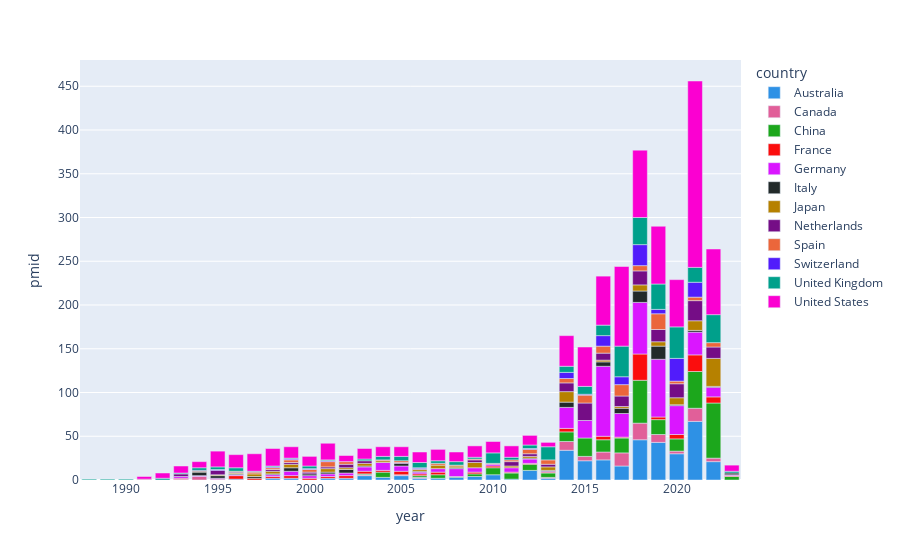

Notebook source saved alongside this figure:
### Markdown cell above
## Stacked bar chart - country proportions over the years

### Code cell
top_countries = list(pd_aff_counts[pd_aff_counts["precentage"]>0.02]["country"])

tmp_df = aff_pmid_df[aff_pmid_df["country"].isin(top_countries)].groupby(["country", "year"]).count().reset_index()
px.bar(tmp_df, x="year", y="pmid", color="country", color_discrete_sequence=px.colors.qualitative.Dark24)

### Figure 1 — Plotly figure (JSON) as saved in the notebook; plotly's stock layout.template omitted (floating-point values rounded to 4 significant figures)
{"data": [{"alignmentgroup": "True", "hovertemplate": "country=Australia<br>year=%{x}<br>pmid=%{y}<extra></extra>", "legendgroup": "Australia", "marker": {"color": "#2E91E5", "pattern": {"shape": ""}}, "name": "Australia", "offsetgroup": "Australia", "orientation": "v", "showlegend": true, "textposition": "auto", "type": "bar", "x": [1996, 1998, 1999, 2001, 2002, 2003, 2004, 2005, 2006, 2007, 2008, 2009, 2010, 2011, 2012, 2013, 2014, 2015, 2016, 2017, 2018, 2019, 2020, 2021, 2022], "xaxis": "x", "y": [1, 2, 2, 2, 2, 5, 3, 5, 2, 2, 3, 4, 6, 1, 11, 2, 34, 22, 23, 16, 46, 43, 30, 67, 21], "yaxis": "y"}, {"alignmentgroup": "True", "hovertemplate": "country=Canada<br>year=%{x}<br>pmid=%{y}<extra></extra>", "legendgroup": "Canada", "marker": {"color": "#E15F99", "pattern": {"shape": ""}}, "name": "Canada", "offsetgroup": "Canada", "orientation": "v", "showlegend": true, "textposition": "auto", "type": "bar", "x": [1991, 1993, 1994, 1995, 2003, 2005, 2006, 2013, 2014, 2015, 2016, 2017, 2018, 2019, 2020, 2021, 2022], "xaxis": "x", "y": [1, 1, 4, 1, 1, 1, 1, 1, 10, 5, 9, 15, 19, 9, 3, 15, 4], "yaxis": "y"}, {"alignmentgroup": "True", "hovertemplate": "country=China<br>year=%{x}<br>pmid=%{y}<extra></extra>", "legendgroup": "China", "marker": {"color": "#1CA71C", "pattern": {"shape": ""}}, "name": "China", "offsetgroup": "China", "orientation": "v", "showlegend": true, "textposition": "auto", "type": "bar", "x": [2003, 2004, 2006, 2007, 2008, 2009, 2010, 2011, 2012, 2013, 2014, 2015, 2016, 2017, 2018, 2019, 2020, 2021, 2022, 2023], "xaxis": "x", "y": [1, 6, 2, 4, 1, 3, 8, 7, 7, 5, 11, 21, 14, 17, 49, 17, 14, 42, 63, 4], "yaxis": "y"}, {"alignmentgroup": "True", "hovertemplate": "country=France<br>year=%{x}<br>pmid=%{y}<extra></extra>", "legendgroup": "France", "marker": {"color": "#FB0D0D", "pattern": {"shape": ""}}, "name": "France", "offsetgroup": "France", "orientation": "v", "showlegend": true, "textposition": "auto", "type": "bar", "x": [1993, 1996, 1997, 1998, 1999, 2000, 2001, 2002, 2003, 2004, 2005, 2006, 2007, 2009, 2010, 2011, 2012, 2013, 2014, 2016, 2017, 2018, 2019, 2020, 2021, 2022, 2023], "xaxis": "x", "y": [1, 4, 2, 2, 3, 2, 2, 3, 3, 2, 4, 2, 3, 2, 2, 1, 1, 1, 4, 4, 1, 30, 3, 5, 19, 7, 1], "yaxis": "y"}, {"alignmentgroup": "True", "hovertemplate": "country=Germany<br>year=%{x}<br>pmid=%{y}<extra></extra>", "legendgroup": "Germany", "marker": {"color": "#DA16FF", "pattern": {"shape": ""}}, "name": "Germany", "offsetgroup": "Germany", "orientation": "v", "showlegend": true, "textposition": "auto", "type": "bar", "x": [1993, 1994, 1995, 1996, 1998, 1999, 2000, 2001, 2002, 2003, 2004, 2005, 2006, 2007, 2008, 2009, 2010, 2011, 2012, 2013, 2014, 2015, 2016, 2017, 2018, 2019, 2020, 2021, 2022, 2023], "xaxis": "x", "y": [2, 1, 1, 1, 2, 5, 3, 3, 3, 5, 9, 6, 2, 4, 9, 5, 2, 5, 5, 1, 24, 20, 80, 27, 59, 66, 33, 26, 11, 1], "yaxis": "y"}, {"alignmentgroup": "True", "hovertemplate": "country=Italy<br>year=%{x}<br>pmid=%{y}<extra></extra>", "legendgroup": "Italy", "marker": {"color": "#222A2A", "pattern": {"shape": ""}}, "name": "Italy", "offsetgroup": "Italy", "orientation": "v", "showlegend": true, "textposition": "auto", "type": "bar", "x": [1994, 1995, 1996, 1997, 1998, 1999, 2000, 2001, 2002, 2003, 2005, 2006, 2008, 2012, 2013, 2014, 2016, 2017, 2018, 2019, 2020, 2021, 2022, 2023], "xaxis": "x", "y": [4, 3, 1, 2, 1, 4, 2, 2, 4, 1, 3, 1, 1, 1, 1, 6, 5, 6, 13, 15, 1, 2, 1, 2], "yaxis": "y"}, {"alignmentgroup": "True", "hovertemplate": "country=Japan<br>year=%{x}<br>pmid=%{y}<extra></extra>", "legendgroup": "Japan", "marker": {"color": "#B68100", "pattern": {"shape": ""}}, "name": "Japan", "offsetgroup": "Japan", "orientation": "v", "showlegend": true, "textposition": "auto", "type": "bar", "x": [1994, 1995, 1996, 1997, 1998, 1999, 2001, 2002, 2003, 2004, 2006, 2007, 2008, 2009, 2011, 2012, 2013, 2014, 2016, 2017, 2018, 2019, 2020, 2021, 2022], "xaxis": "x", "y": [1, 1, 1, 3, 3, 4, 4, 2, 3, 2, 2, 4, 2, 6, 2, 2, 4, 12, 2, 2, 7, 5, 8, 11, 32], "yaxis": "y"}, {"alignmentgroup": "True", "hovertemplate": "country=Netherlands<br>year=%{x}<br>pmid=%{y}<extra></extra>", "legendgroup": "Netherlands", "marker": {"color": "#750D86", "pattern": {"shape": ""}}, "name": "Netherlands", "offsetgroup": "Netherlands", "orientation": "v", "showlegend": true, "textposition": "auto", "type": "bar", "x": [1993, 1994, 1995, 1996, 1998, 1999, 2000, 2001, 2002, 2003, 2005, 2006, 2009, 2011, 2012, 2013, 2014, 2015, 2016, 2017, 2018, 2019, 2020, 2021, 2022], "xaxis": "x", "y": [3, 1, 5, 1, 2, 2, 2, 2, 4, 3, 1, 1, 3, 5, 3, 3, 10, 20, 8, 12, 16, 14, 16, 23, 13], "yaxis": "y"}, {"alignmentgroup": "True", "hovertemplate": "country=Spain<br>year=%{x}<br>pmid=%{y}<extra></extra>", "legendgroup": "Spain", "marker": {"color": "#EB663B", "pattern": {"shape": ""}}, "name": "Spain", "offsetgroup": "Spain", "orientation": "v", "showlegend": true, "textposition": "auto", "type": "bar", "x": [1996, 1997, 1998, 1999, 2000, 2001, 2002, 2004, 2005, 2007, 2008, 2009, 2010, 2011, 2012, 2013, 2014, 2015, 2016, 2017, 2018, 2019, 2020, 2021, 2022], "xaxis": "x", "y": [1, 2, 2, 3, 3, 6, 3, 1, 2, 2, 1, 1, 1, 2, 5, 5, 5, 9, 8, 13, 6, 18, 3, 4, 5], "yaxis": "y"}, {"alignmentgroup": "True", "hovertemplate": "country=Switzerland<br>year=%{x}<br>pmid=%{y}<extra></extra>", "legendgroup": "Switzerland", "marker": {"color": "#511CFB", "pattern": {"shape": ""}}, "name": "Switzerland", "offsetgroup": "Switzerland", "orientation": "v", "showlegend": true, "textposition": "auto", "type": "bar", "x": [1995, 1998, 1999, 2000, 2001, 2006, 2012, 2014, 2015, 2016, 2017, 2018, 2019, 2020, 2021], "xaxis": "x", "y": [1, 1, 1, 1, 1, 1, 1, 7, 1, 12, 9, 24, 5, 26, 17], "yaxis": "y"}, {"alignmentgroup": "True", "hovertemplate": "country=United Kingdom<br>year=%{x}<br>pmid=%{y}<extra></extra>", "legendgroup": "United Kingdom", "marker": {"color": "#00A08B", "pattern": {"shape": ""}}, "name": "United Kingdom", "offsetgroup": "United Kingdom", "orientation": "v", "showlegend": true, "textposition": "auto", "type": "bar", "x": [1988, 1989, 1990, 1992, 1993, 1994, 1995, 1996, 1997, 1998, 1999, 2000, 2001, 2003, 2004, 2005, 2006, 2007, 2008, 2009, 2010, 2011, 2012, 2013, 2014, 2015, 2016, 2017, 2018, 2019, 2020, 2021, 2022, 2023], "xaxis": "x", "y": [1, 1, 1, 2, 1, 3, 3, 4, 1, 1, 1, 3, 1, 2, 4, 5, 6, 3, 4, 2, 12, 3, 4, 15, 7, 9, 12, 35, 31, 29, 36, 17, 32, 2], "yaxis": "y"}, {"alignmentgroup": "True", "hovertemplate": "country=United States<br>year=%{x}<br>pmid=%{y}<extra></extra>", "legendgroup": "United States", "marker": {"color": "#FB00D1", "pattern": {"shape": ""}}, "name": "United States", "offsetgroup": "United States", "orientation": "v", "showlegend": true, "textposition": "auto", "type": "bar", "x": [1991, 1992, 1993, 1994, 1995, 1996, 1997, 1998, 1999, 2000, 2001, 2002, 2003, 2004, 2005, 2006, 2007, 2008, 2009, 2010, 2011, 2012, 2013, 2014, 2015, 2016, 2017, 2018, 2019, 2020, 2021, 2022, 2023], "xaxis": "x", "y": [3, 6, 8, 7, 18, 15, 20, 20, 13, 11, 19, 7, 12, 11, 11, 12, 13, 11, 13, 13, 13, 11, 5, 35, 45, 56, 91, 77, 66, 54, 213, 75, 7], "yaxis": "y"}], "layout": {"barmode": "relative", "legend": {"title": {"text": "country"}, "tracegroupgap": 0}, "margin": {"t": 60}, "xaxis": {"anchor": "y", "domain": [0, 1], "title": {"text": "year"}}, "yaxis": {"anchor": "x", "domain": [0, 1], "title": {"text": "pmid"}}}}
